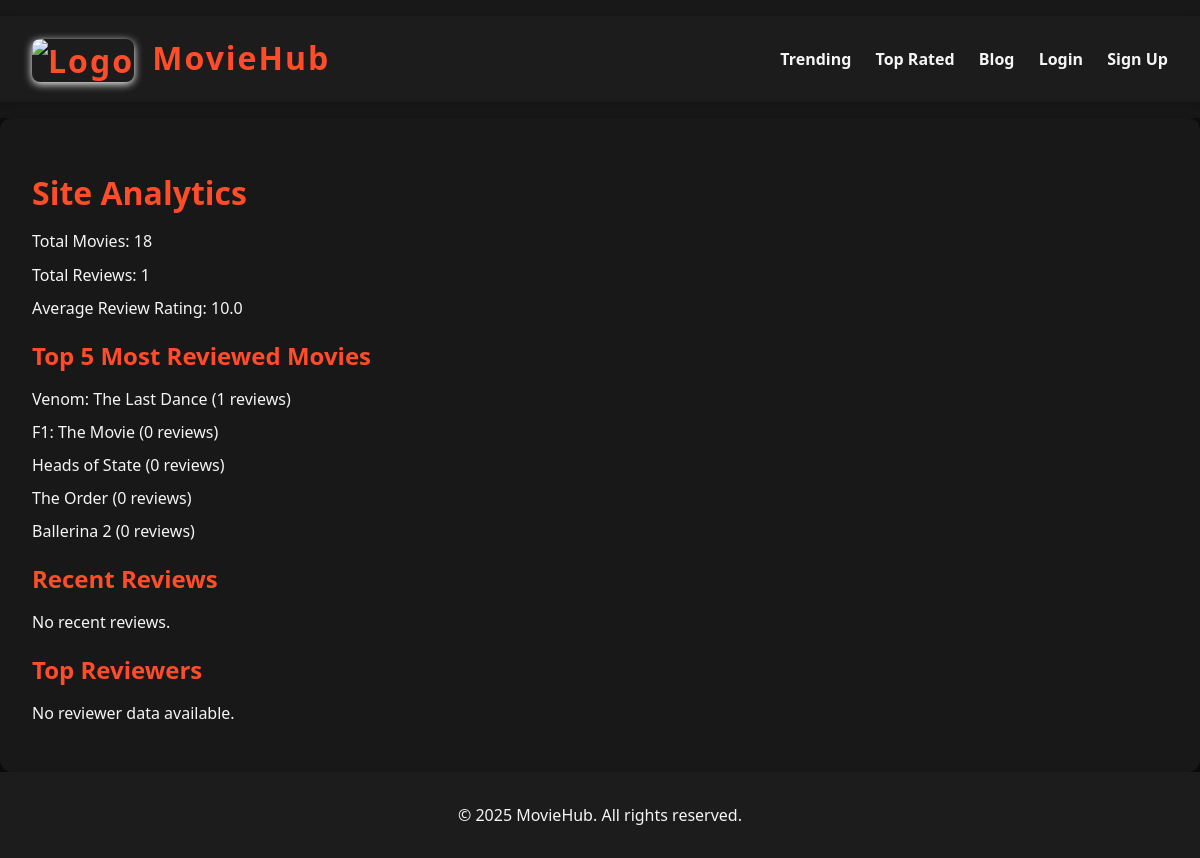
The page /analytics/ on the database its author committed.
### movies/models.py (models this page shows, shortened)
class Movie(models.Model):
    title = models.CharField(max_length=200)
    description = models.TextField()
    release_date = models.DateField()
    rating = models.DecimalField(max_digits=3, decimal_places=1)
    poster = models.ImageField(upload_to='posters/', blank=True, null=True)

### core/views.py (the view)
# urls.py: path('analytics/', analytics_view, name='analytics'),
def analytics_view(request):
	total_movies = Movie.objects.count()
	total_reviews = Review.objects.count()
	avg_rating = Review.objects.aggregate(Avg('rating'))['rating__avg']
	top_movies = Movie.objects.annotate(num_reviews=Count('reviews')).order_by('-num_reviews')[:5]
	return render(request, 'core/analytics.html', {
		'total_movies': total_movies,
		'total_reviews': total_reviews,
		'avg_rating': avg_rating,
		'top_movies': top_movies,
	})

### templates/core/analytics.html
{% extends 'base.html' %}
{% block content %}
<h1>Site Analytics</h1>
<ul>
    <li>Total Movies: {{ total_movies }}</li>
    <li>Total Reviews: {{ total_reviews }}</li>
    <li>Average Review Rating: {{ avg_rating|default_if_none:"N/A"|floatformat:1 }}</li>
</ul>
<h2>Top 5 Most Reviewed Movies</h2>
<ul>
    {% for movie in top_movies %}
        <li>{{ movie.title }} ({{ movie.num_reviews }} reviews)</li>
    {% empty %}
        <li>No data available.</li>
    {% endfor %}
</ul>
<h2>Recent Reviews</h2>
<ul>
    {% for review in recent_reviews %}
        <li>
            <strong>{{ review.movie.title }}</strong> by {{ review.user.username }}:
            "{{ review.text|truncatechars:50 }}" ({{ review.rating }}/5)
            <br>
            <small>Reviewed on {{ review.created_at|date:"M d, Y" }}</small>
        </li>
    {% empty %}
        <li>No recent reviews.</li>
    {% endfor %}
</ul>
<h2>Top Reviewers</h2>
<ul>
    {% for reviewer in top_reviewers %}
        <li>{{ reviewer.username }} ({{ reviewer.review_count }} reviews)</li>
    {% empty %}
        <li>No reviewer data available.</li>
    {% endfor %}
</ul>
{% endblock %}

### static/css/style.css (style rules this page uses)
body.dark-theme { background-color: #0d0d0d; color: #f5f5f5; font-family: 'Segoe UI', Tahoma, Geneva, Verdana, sans-serif; margin: 0; padding: 0; }
h1, h2, h3 { color: #ff4c29; margin-bottom: 1rem; }
ul { list-style: none; padding: 0; }
li { margin-bottom: 0.7rem; }

### rows shown on the page
Movie: title "Venom: The Last Dance", num_reviews "1"
Movie: title "F1: The Movie", num_reviews "0"
Movie: title "Heads of State", num_reviews "0"
Movie: title "The Order", num_reviews "0"
Movie: title "Ballerina 2", num_reviews "0"

### other values the page prints
{{ total_movies }} "18"
{{ total_reviews }} "1"
{{ avg_rating|default_if_none:"N/A"|floatformat:1 }} "10.0"
